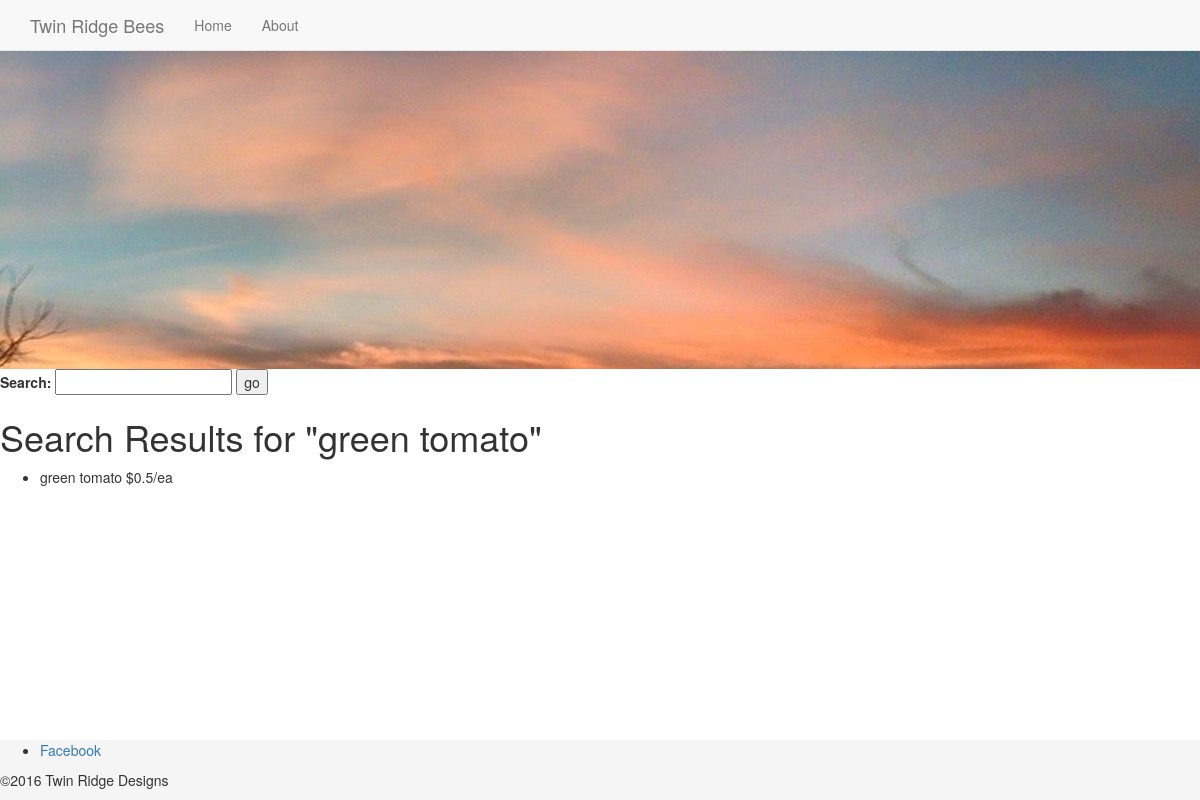
Before: /products.php?s=green tomato with the older database file.
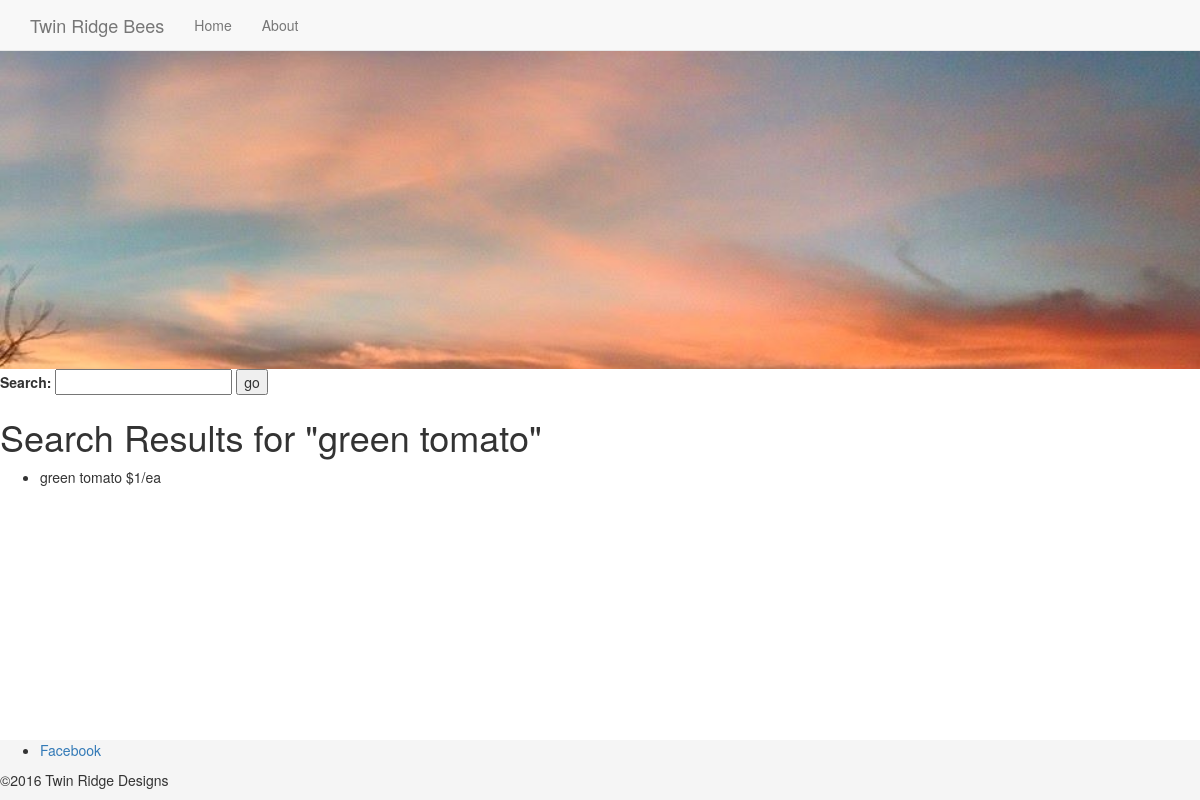
After: the same page with the newer database file.
### tables this page shows
CREATE TABLE `Products` (
  `id` int(11) NOT NULL,
  `name` varchar(50) NOT NULL,
  `unit` varchar(11) NOT NULL,
  `price` decimal(10,0) NOT NULL
);

### inc/functions.php (the view, shortened to what this page needs)
<?php
function get_catalog_count($category = null,$search = null) {
    $category = strtolower($category);
    include("connection.php");
    try {
        $sql = "SELECT COUNT(id) FROM Products";
        if (!empty($search)) {
          $result = $db->prepare(
            $sql
            . " WHERE name LIKE ?"
          );
          $result->bindValue(1,'%'.$search.'%',PDO::PARAM_STR);
        } else if (!empty($category)) {
          $result = $db->prepare(
            $sql
            . " WHERE LOWER(name) = ?"
          );
          $result->bindParam(1,$category,PDO::PARAM_STR);
        } else {
          $result = $db->prepare($sql);
        }
        $result->execute();
    } catch (Exception $e) {
      echo "bad query";
    }
  $count = $result->fetchColumn(0);
  return $count;
}
function all_products_array() {
	include("connection.php");
		try {
		$results = $db->query("SELECT name, price, unit FROM Products;");
	} catch (Exception $e) {
		echo "Data could not be retrieved from the database.";
		exit;
	}
	$products = $results->fetchAll();
	return $products;
}
function get_item_html($item) {
    $output = "<li>"
        . $item["name"] . " $"
        . $item["price"] . "/"
        . $item["unit"] . "</li>";
    return $output;
}
function search_catalog_array($search, $limit = null, $offset = 0) {
    include("connection.php");
    try {
       $sql = "SELECT name, price, unit
         FROM Products
         WHERE name LIKE ?";
       if (is_integer($limit)) {
          $results = $db->prepare($sql . " LIMIT ? OFFSET ?");
         $results->bindValue(1,"%".$search."%",PDO::PARAM_STR);
          $results->bindParam(2,$limit,PDO::PARAM_INT);
          $results->bindParam(3,$offset,PDO::PARAM_INT);
       } else {
         $results = $db->prepare($sql);
         $results->bindValue(1,"%".$search."%",PDO::PARAM_STR);
       }
       $results->execute();
    } catch (Exception $e) {
       echo "Unable to retrieve results";
			var_dump($e);
       exit;
    }
    $product = $results->fetchAll();
    return $product;
}

### products.php (shortened to what this page needs)
<?php
include ("inc/functions.php");
$products = all_products_array();
$pageTitle = "TRB Products";
$section = null;
$search = null;
$items_per_page = 8;
if (isset($_GET["s"])) {
  $search = filter_input(INPUT_GET,"s",FILTER_SANITIZE_STRING);
}
$total_items = get_catalog_count($section,$search);
$offset = 0;
if (!empty($search)) {
  $product = search_catalog_array($search,$items_per_page,$offset);
} else if (empty($section)) {
  $product = all_products_array($items_per_page,$offset);
} else {
  $product = category_catalog_array($section,$items_per_page,$offset);
}
include ("inc/header.php");
?>
<div class="section catalog page">
	<div class="wrapper">
		<h1><?php
        if ($search != null) {
          echo "Search Results for \"".htmlspecialchars($search)."\"";
        } else {
          if ($section != null) {
            echo "<a href='products.php'>All Products</a> &gt; ";
          }
          echo $pageTitle;
        }
        ?></h1>
        <?php
        if ($total_items < 1) {
          echo "<p>No items were found matching that search term.</p>";
          echo "<p>Search Again or "
            . "<a href=\"products.php\">Browse All Products</a></p>";
        } else {
          echo $pagination; ?>
        <ul class="items">
            <?php
            foreach ($product as $item) {
                echo get_item_html($item);
            }
            ?>
        </ul>
		<?php echo $pagination;
        } ?>
	</div>
</div>
<?php include("inc/footer.php"); ?>

Changed rows visible on the page:
changed products "green tomato": price "0.5" → "1"
